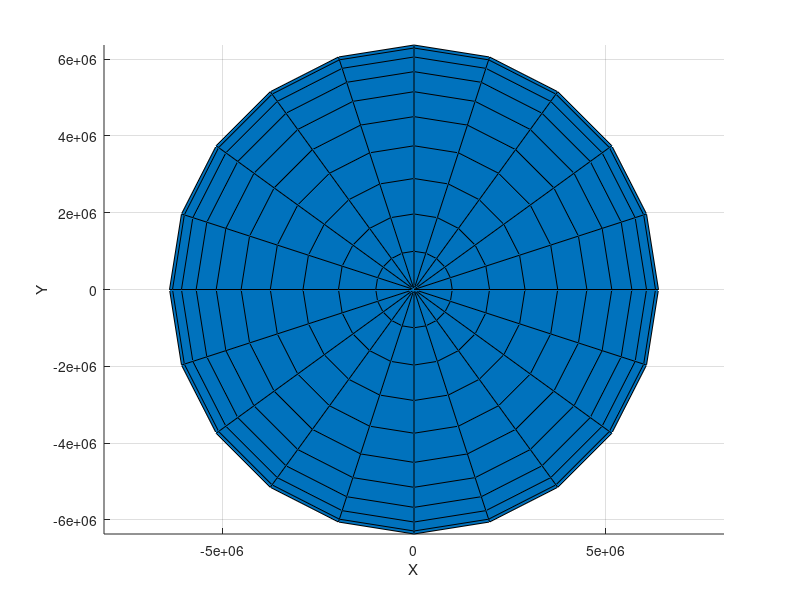

MATLAB code for this plot: (Note: this script raises an error after producing the figure.)
figure; grid on; hold on;
globeRadius = 6371000;
[X,Y,Z] = sphere;
X2 = X * globeRadius;
Y2 = Y * globeRadius;
Z2 = Z * globeRadius;
globe = surf(X2,Y2,Z2);
set(globe, 'FaceColor', "#0072BD")
axis equal
xlabel('X')
ylabel('Y')
zlabel('Z')

[X,Y,Z] = cylinder([globeRadius, globeRadius], 500);
Z = 2*globeRadius*Z;
M = makehgtform('translate',[0,0,0],'xrotate', pi/4, 'yrotate', pi/2);
h = surf(X,Y,Z,'Parent',hgtransform('Matrix',M),'LineStyle','none','FaceAlpha',0.4);

title("Solar Radiation Pressure Shadowing Visualization")
